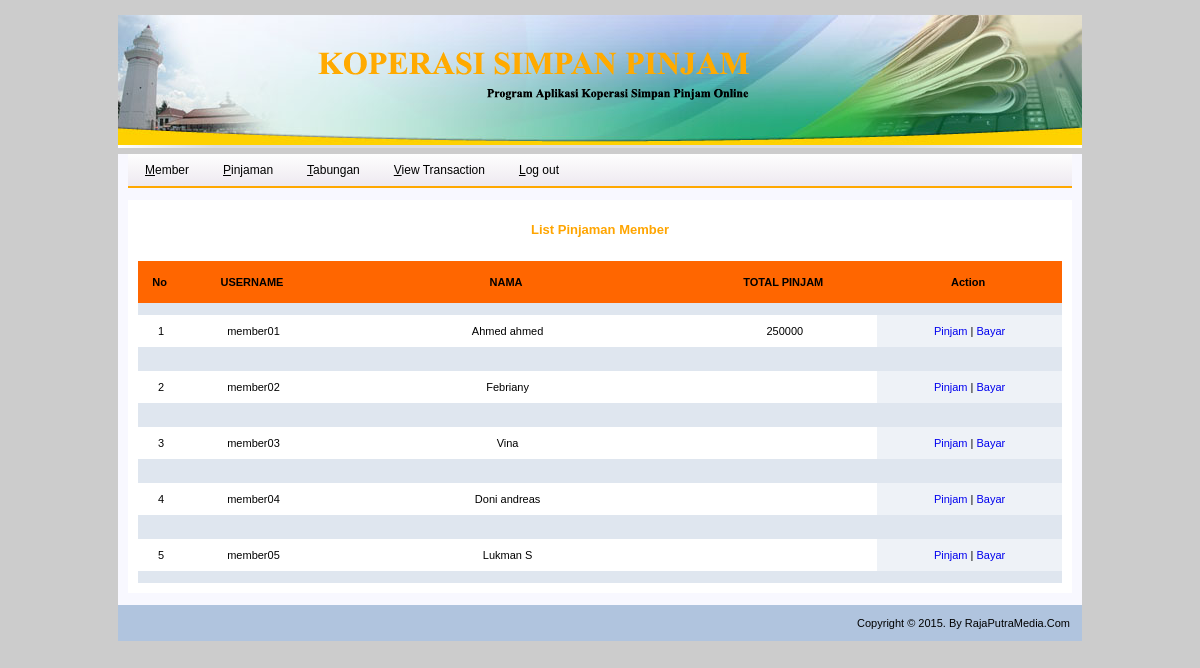
Screenshot of /home-admin.php?page=list-pinjaman (signed in) with the database file from the repository.
### tables this page shows
CREATE TABLE IF NOT EXISTS `member` (
  `username` varchar(16) NOT NULL,
  `password` varchar(16) NOT NULL,
  `nama` varchar(20) NOT NULL,
  `nik` bigint(16) NOT NULL,
  `tgl_lahir` date NOT NULL,
  `jenis_kelamin` varchar(9) NOT NULL,
  `pekerjaan` varchar(16) NOT NULL,
  `alamat` text NOT NULL,
  `email` text NOT NULL,
  `no_hp` char(20) NOT NULL,
  `tabungan` varchar(16) NOT NULL,
  `pinjaman` varchar(16) NOT NULL
);

### list-pinjaman.php (the view, shortened to what this page needs)
<div style="border:0; padding:10px; width:924px; height:auto;"><br />
<center><font color="orange" size="2"><b>List Pinjaman Member</b></font></center><br /><br />
<table width="924" border="0" align="center" cellpadding="0" cellspacing="0">
<tr bgcolor="#FF6600">
	<th width="5%">No</td>&nbsp;
	<th width="15%" height="42">USERNAME</td>&nbsp;
	<th width="40%">NAMA</td>&nbsp;
	<th width="20%">TOTAL PINJAM</td>&nbsp;
	<th width="20%">Action</td>&nbsp;
</tr>
<?php
	include "koneksi.php";
	$Cari="SELECT * FROM member";
	$Tampil = mysqli_query($Open,$Cari);
	$nomer=0;
    while (	$hasil = mysqli_fetch_array ($Tampil)) {
			$username= stripslashes ($hasil['username']);
			$nama 	= stripslashes ($hasil['nama']);
			$pinjaman 	= stripslashes ($hasil['pinjaman']);
	$nomer++;
?>
	<tr align="center" bgcolor="#DFE6EF">
		<td>&nbsp;</td>
		<td>&nbsp;</td>
		<td>&nbsp;</td>
		<td>&nbsp;</td>
		<td>&nbsp;</td>
	</tr>
	<tr align="center">
		<td height="32"><?=$nomer?><div align="center"></div></td>
		<td><?=$username?><div align="center"></div></td>
		<td><?=$nama?><div align="center"></div></td>
		<td><?=$pinjaman?><div align="center"></div></td>
		<td bgcolor="#EEF2F7"><div align="center"><a href="home-admin.php?page=form-input-pinjaman&username=<?=$username?>">Pinjam</a> | <a href="home-admin.php?page=form-input-bayar&username=<?=$username?>">Bayar</a></div></td>
	</tr>
	<tr align="center" bgcolor="#DFE6EF">
		<td>&nbsp;</td>
		<td>&nbsp;</td>
		<td>&nbsp;</td>
		<td>&nbsp;</td>
		<td>&nbsp;</td>
	</tr>
<?php
	}
?>
</table>

### style.css (style rules this page uses)
body { font-family: Helvetica, Arial, Verdana, sans-serif; font-size: 12px; background-color:#cccccc; margin-top:15px; }
a { text-decoration: none; }
table { font-family: Verdana, Arial, Helvetica, sans-serif; font-size: 11px; }

### rows the page displays
member: username "member01", nama "Ahmed ahmed", pinjaman "250000"
member: username "member02", nama "Febriany"
member: username "member03", nama "Vina"
member: username "member04", nama "Doni andreas"
member: username "member05", nama "Lukman S"
